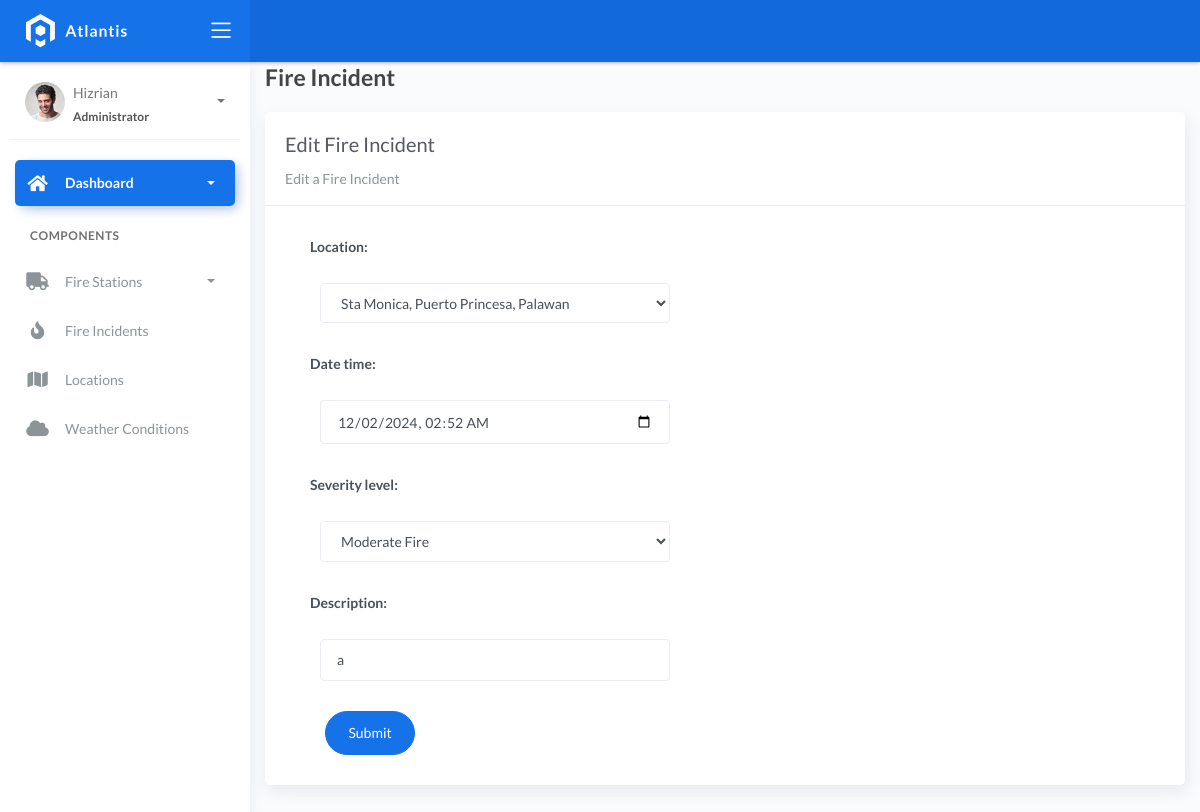
Page /fireincident/2/ on the committed database.
### fire/models.py (models this page shows, shortened)
class BaseModel(models.Model):
    created_at = models.DateTimeField(auto_now_add=True, db_index=True)
    updated_at = models.DateTimeField(auto_now=True)
    class Meta:
        abstract = True

class Incident(BaseModel):
    SEVERITY_CHOICES = (
        ('Minor Fire', 'Minor Fire'),
        ('Moderate Fire', 'Moderate Fire'),
        ('Major Fire', 'Major Fire'),
    )
    location = models.ForeignKey(Locations, on_delete=models.CASCADE)
    date_time = models.DateTimeField(blank=True, null=True)
    severity_level = models.CharField(max_length=45, choices=SEVERITY_CHOICES)
    description = models.CharField(max_length=250)

### fire/views.py (the view)
# urls.py: path('fireincident/<pk>/', FireIncidentUpdateView.as_view(), name='fire-incidents-edit'),
class FireIncidentUpdateView(UpdateView):
    model = Incident
    form_class = fireincidentform
    template_name = 'fire_incident_edit.html'
    success_url = reverse_lazy('fire-incidents')

### fire/forms.py (shortened to what this page needs)
class fireincidentform(ModelForm):
    class Meta:
        model = Incident
        fields = ['location', 'date_time', 'severity_level', 'description']
        widgets = {
            'date_time': forms.DateTimeInput(attrs={
                'type': 'datetime-local',  # HTML5 input for datetime picker
                'class': 'form-control',  # Optional: Bootstrap styling
            }),
        }

### fire/models.py (called while the page is built)
    def __str__(self):
        return self.address

### templates/fire_incident_edit.html (shortened to what this page needs)
{% extends 'base.html' %}
{% load static %}
{% block content %}
  <div class="content">
    <div class="container-fluid">
      <h4 class="page-title">Fire Incident</h4>
      <div class="row">
        <div class="col-md-12">
          <div class="card">
            <div class="card-header">
              <div class="card-title">Edit Fire Incident</div>
              <div class="card-category">Edit a Fire Incident</div>
            </div>
            <div class="col-md-6">
              <div class="card-body">
                <form action="" id="incidentForm" method="post" novalidate>
                  {% include 'includes/form.html' %}
                  <div class="form-group">
                    <div class="col-md-12 col-sm-3">
                      <button type="submit" class="btn btn-primary btn-rounded">Submit</button>
                    </div>
                  </div>
                </form>
              </div>
            </div>
          </div>
        </div>
      </div>
    </div>
  </div>
{% endblock %}

### templates/includes/form.html (shortened to what this page needs)
{% load widget_tweaks %}
{% for field in form %}
<div class="field item form-group">
    <label>{{ field.label_tag }}</label>
  <div class="form-group">
    {% render_field field class="form-control" %}
  </div>
</div>
{% endfor %}

### rows in the picture
Incident: location "Sta Monica, Puerto Princesa, Palawan" "12/02/2024 02:52" "Moderate Fire" "a"

### other values in the picture
{{ field.label_tag }} "Location:" "Date time:" "Severity level:" "Description:"
